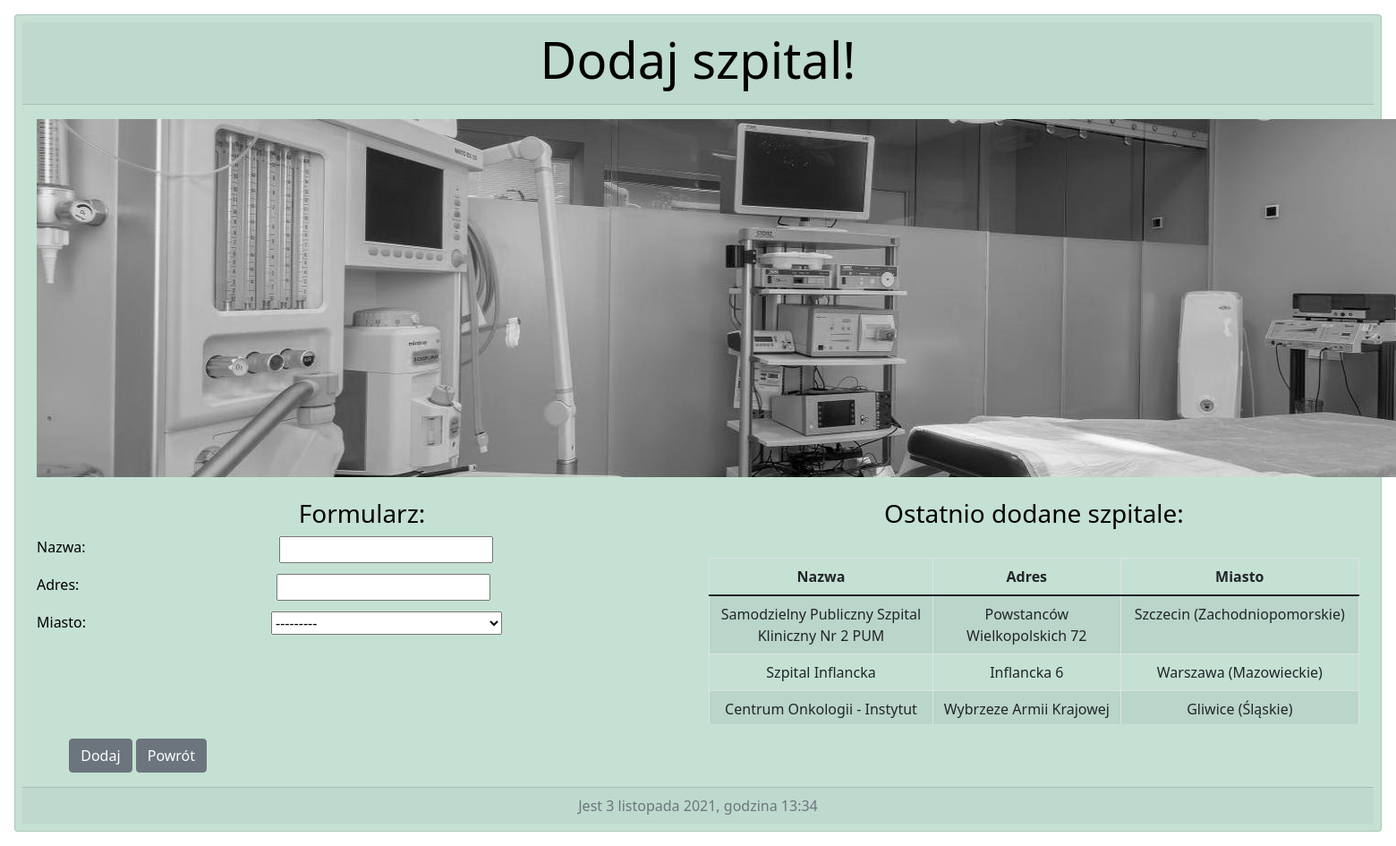
The page /covid/add_hospital/ (signed in) on the database its author committed.
### covid/models.py (models this page shows, shortened)
class Hospital(models.Model):
    name = models.CharField(max_length=100)
    address = models.CharField(max_length=60)
    city = models.ForeignKey(City, on_delete=models.PROTECT, related_name='HospitalCity')

class City(models.Model):
    name = models.CharField(max_length=32)
    county = models.CharField(max_length=32)
    province = models.CharField(max_length=32)
    def __str__(self):
        return self.name_province()
    def name_province(self):
        return "{} ({})".format(self.name, self.province)

### covid/views.py (the view)
# urls.py: path('add_hospital/', add_hospital, name='add_hospital'),
@login_required
def add_hospital(request):
    if Hospital.objects.count() <= 5:
        hospitals = Hospital.objects.order_by('-id')
    else:
        hospitals = Hospital.objects.order_by('-id')[0:6]
    form_hospital = HospitalForm(request.POST or None)
    if form_hospital.is_valid():
        form_hospital.save()
        return redirect(main)
    return render(request, 'add_hospital.html', {'form_hospital': form_hospital, 'hospitals': hospitals})

### covid/forms.py
class HospitalForm(ModelForm):
    class Meta:
        model = Hospital
        fields = '__all__'

### templates/add_hospital.html (shortened to what this page needs)
{% extends 'pattern.html' %}
{% load bootstrap %}
{% block card_head %}
          <h2 class="display-4">Dodaj szpital!</h2>
{% endblock %}
{% block card_body %}
    <img src="/images/szpital.jpg" class="city_image"width=1840 height=400>
    <br>
    <br>
    <form method="POST" enctype="multipart/form-data">
        <div class="row">
            <div class="col-6">
                <h3>Formularz:</h3>
                    <div class="fieldWrapper">
                        <label class="add_label">Nazwa:</label>
                        {{ form_hospital.name|bootstrap_inline }}
                    </div>
                    <div class="fieldWrapper">
                        <label class="add_label">Adres:</label>
                        {{ form_hospital.address|bootstrap_inline }}
                    </div>
                    <div class="fieldWrapper">
                        <label class="add_label">Miasto:</label>
                        {{ form_hospital.city|bootstrap_inline }}
                    </div>
                    <br>
            </div>
            <div class="col-6">
                <h3>Ostatnio dodane szpitale:</h3>
                <br>
                <table class="table table-bordered table-striped scroll_small_table">
                  <thead>
                    <tr>
                      <th scope="col">Nazwa</th>
                      <th scope="col">Adres</th>
                      <th scope="col">Miasto</th>
                    </tr>
                  </thead>
                  <tbody>
                    {% for hospital in hospitals %}
                    <tr>
                      <td>{{ hospital.name}}</td>
                      <td>{{ hospital.address }}</td>
                      <td>{{ hospital.city }}</td>
                    </tr>
                    {% endfor %}
                  </tbody>
                </table>
            </div>
          </div>
          <div class="row">
                <div class="col-2">
                    <button type="submit" class="btn btn-secondary">Dodaj</button> <a href="{% url 'main' %}" class="btn btn-secondary" >Powrót</a>
               </div>
               <div class="col-10"></div>
          </div>
    </form>
{% endblock %}

### static/global.css (style rules this page uses)
body { padding: 1em; }
.scroll_small_table { height:186px; display:block; overflow-y:scroll; width:100%; }
td { width: 10%; }
.city_image { width=1900px; height=140px; }
.add_label { float: left; }

### rows shown on the page
Hospital: name "Samodzielny Publiczny Szpital Kliniczny Nr 2 PUM", address "Powstanców Wielkopolskich 72", city "Szczecin (Zachodniopomorskie)"
Hospital: name "Szpital Inflancka", address "Inflancka 6", city "Warszawa (Mazowieckie)"
Hospital: name "Centrum Onkologii - Instytut…", address "Wybrzeze Armii Krajowej…", city "Gliwice (Śląskie)"
